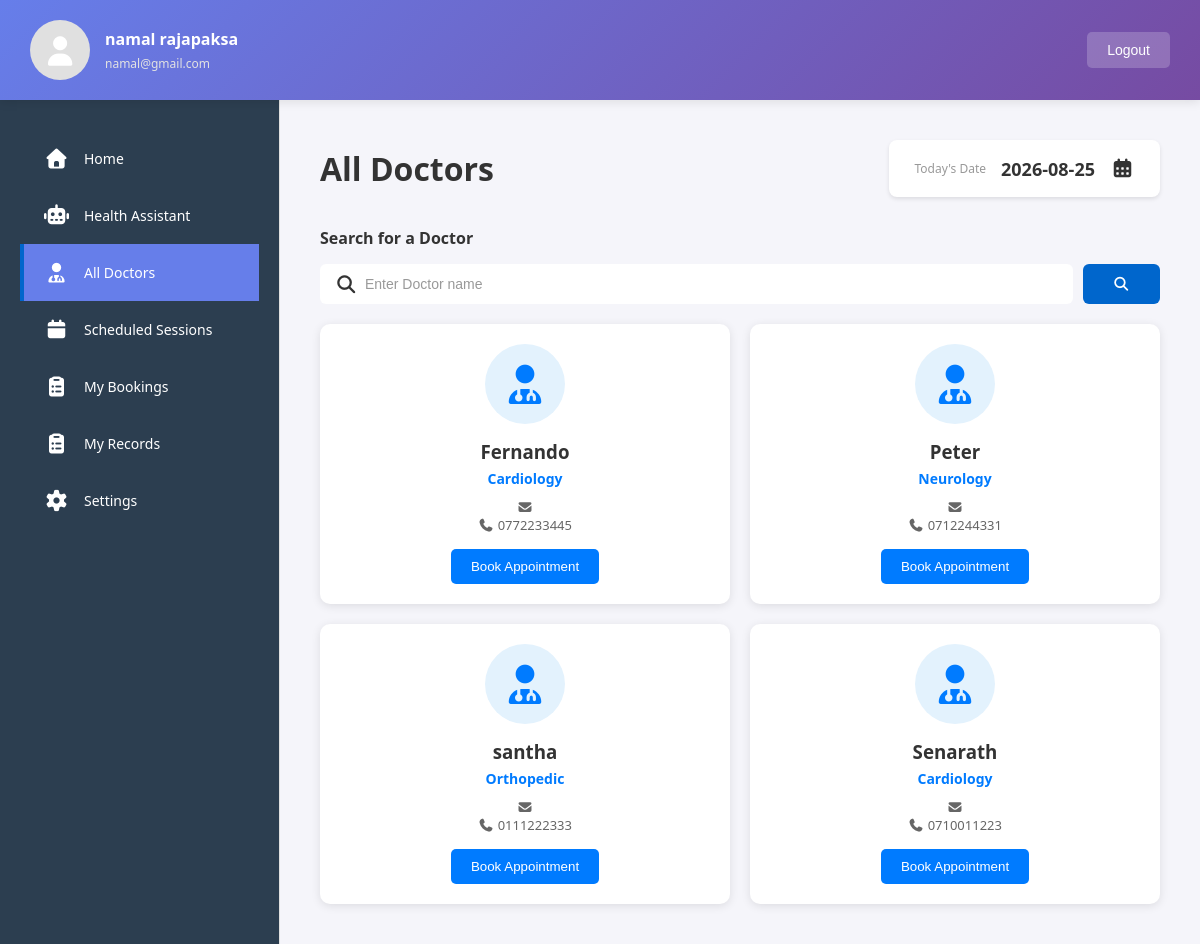
The app's page /patient/allDoctors.php (signed in), older data.
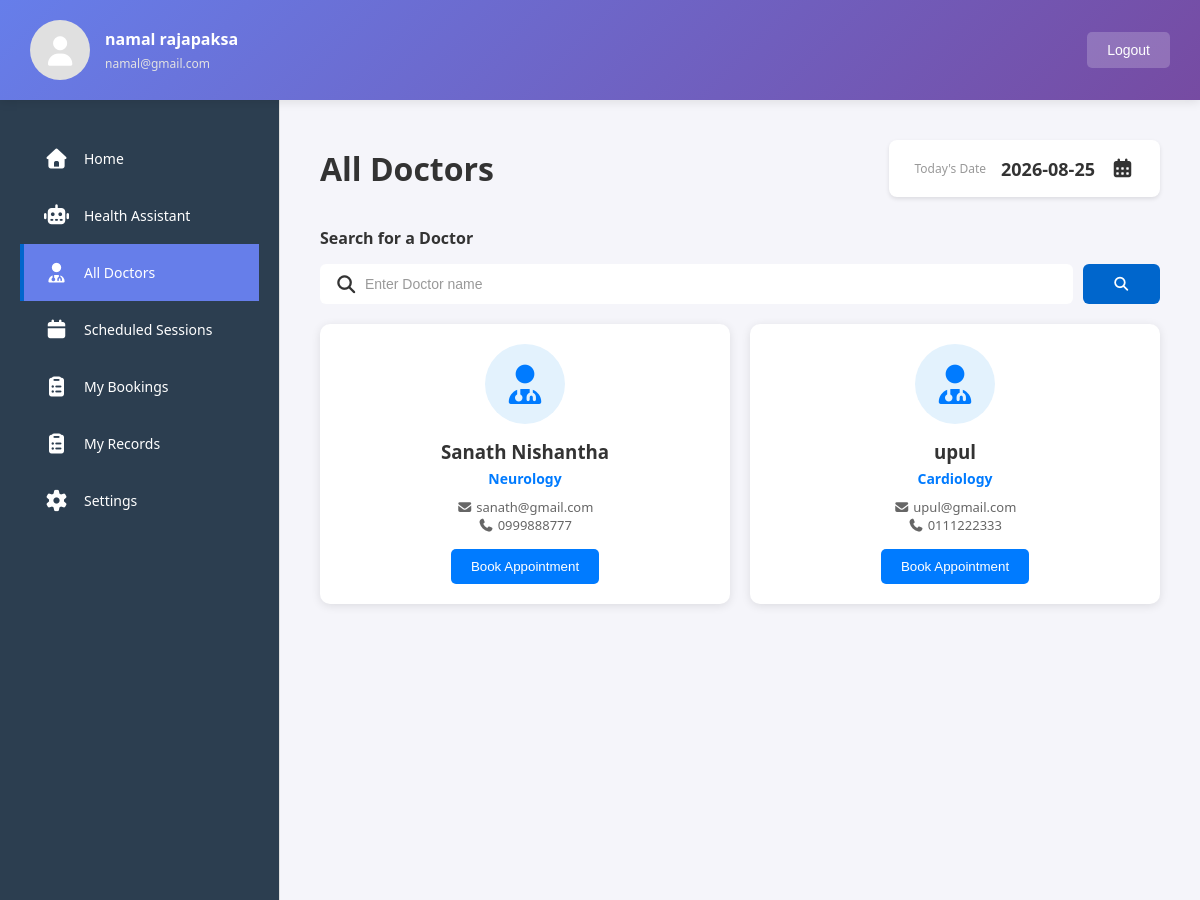
The same page, newer data.
### tables this page shows
CREATE TABLE IF NOT EXISTS `doctors` (
  `doctor_id` int NOT NULL AUTO_INCREMENT,
  `doctor_name` varchar(100) NOT NULL,
  `phone` varchar(20) DEFAULT NULL,
  `department_id` int DEFAULT NULL,
  `status` enum('ACTIVE','INACTIVE') DEFAULT 'ACTIVE',
  `created_at` timestamp NOT NULL DEFAULT CURRENT_TIMESTAMP,
  `user_id` int NOT NULL,
  PRIMARY KEY (`doctor_id`),
  KEY `department_id` (`department_id`),
  KEY `fk_doctors_user` (`user_id`)
);

CREATE TABLE IF NOT EXISTS `departments` (
  `department_id` int NOT NULL AUTO_INCREMENT,
  `department_name` varchar(100) NOT NULL,
  `description` text,
  `is_active` tinyint(1) DEFAULT '1',
  `created_at` timestamp NOT NULL DEFAULT CURRENT_TIMESTAMP,
  PRIMARY KEY (`department_id`)
);

CREATE TABLE IF NOT EXISTS `users` (
  `user_id` int NOT NULL AUTO_INCREMENT,
  `email` varchar(100) NOT NULL,
  `password` varchar(255) NOT NULL,
  `user_type` enum('admin','doctor','patient') DEFAULT 'patient',
  `is_active` tinyint(1) DEFAULT '1',
  `created_at` timestamp NOT NULL DEFAULT CURRENT_TIMESTAMP,
  PRIMARY KEY (`user_id`),
  UNIQUE KEY `email` (`email`)
);

### patient/allDoctors.php (the view, shortened to what this page needs)
<?php
require_once '../config/db_connection.php';
$patient_name = isset($_SESSION['user_name']) ? $_SESSION['user_name'] : (isset($_SESSION['patient_name']) ? $_SESSION['patient_name'] : 'Test Patient');
$patient_email = isset($_SESSION['user_email']) ? $_SESSION['user_email'] : 'patient@edoc.com';
$search_term = isset($_GET['search']) ? trim($_GET['search']) : '';
$sql = "SELECT d.*, dep.department_name, u.email
        FROM doctors d
        LEFT JOIN departments dep ON d.department_id = dep.department_id
        LEFT JOIN users u ON d.user_id = u.user_id
        WHERE d.status = 'ACTIVE'";
$sql .= " ORDER BY d.doctor_name ASC";
$stmt = $conn->prepare($sql);
$stmt->execute();
$result = $stmt->get_result();
$doctors = [];
if ($result && $result->num_rows > 0) {
    while ($row = $result->fetch_assoc()) {
        $doctors[] = $row;
    }
}
$current_date = date('Y-m-d');
?>
<!DOCTYPE html>
<html lang="en">
<head>
    <link rel="stylesheet" href="https://cdnjs.cloudflare.com/ajax/libs/font-awesome/7.0.1/css/all.min.css"/>
    <link rel="stylesheet" href="static/patient_dashboard.css">
    <link rel="stylesheet" href="static/allDoctors.css">
</head>
<body>
<div class="top-header" style="background-color: #007bff; color: white;">
    <div class="header-content">
        <div class="user-profile">
            <div class="user-avatar">
                <span class="avatar-icon"><i class="fas fa-user"></i></span>
            </div>
            <div class="user-info">
                <h3 class="user-name"><?php echo htmlspecialchars($patient_name); ?></h3>
                <p class="user-email"><?php echo htmlspecialchars($patient_email); ?></p>
            </div>
        </div>
        <form method="post" action="../auth/logout.php" onsubmit="return confirm('Are you sure you want to logout?');" class="logout-form">
            <button type="submit" class="logout-btn">Logout</button>
        </form>
    </div>
</div>
<div class="container">
    <div class="sidebar">
        <nav class="sidebar-menu">
            <ul>
                <li>
                    <a href="#home" class="menu-item">
                        <span class="menu-icon"><i class="fas fa-home"></i></span>
                        <span class="menu-text">Home</span>
                    </a>
                </li>
                <li>
                    <a href="#chatbot" class="menu-item">
                        <span class="menu-icon"><i class="fas fa-robot"></i></span>
                        <span class="menu-text">Health Assistant</span>
                    </a>
                </li>
                <li>
                    <a href="#doctors" class="menu-item active">
                        <span class="menu-icon"><i class="fas fa-user-md"></i></span>
                        <span class="menu-text">All Doctors</span>
                    </a>
                </li>
                <li>
                    <a href="#sessions" class="menu-item">
                        <span class="menu-icon"><i class="fas fa-calendar"></i></span>
                        <span class="menu-text">Scheduled Sessions</span>
                    </a>
                </li>
                <li>
                    <a href="#bookings" class="menu-item">
                        <span class="menu-icon"><i class="fas fa-clipboard-list"></i></span>
                        <span class="menu-text">My Bookings</span>
                    </a>
                </li>
                <li>
                        <a href="#records" class="menu-item">
                            <span class="menu-icon"><i class="fas fa-clipboard-list"></i></span>
                            <span class="menu-text">My Records</span>
                        </a>
                </li>
                <li>
                    <a href="#settings" class="menu-item">
                        <span class="menu-icon"><i class="fas fa-cog"></i></span>
                        <span class="menu-text">Settings</span>
                    </a>
                </li>
            </ul>
        </nav>
    </div>
    <div class="main-content">
        <div class="header">
            <h1>All Doctors</h1>
            <div class="today-date">
                <span class="date-label">Today's Date</span>
                <span class="date-value"><?php echo $current_date; ?></span>
                <span class="calendar-icon"><i class="fas fa-calendar-alt"></i></span>
            </div>
        </div>
        <div class="search-section">
            <h4>Search for a Doctor</h4>
            <form class="search-form" method="get" action="allDoctors.php">
                <div class="search-box">
                    <span class="search-icon"><i class="fas fa-search"></i></span>
                    <input type="text" placeholder="Enter Doctor name" name="search" class="search-input" id="doctor-search" value="<?php echo htmlspecialchars($search_term); ?>">
                </div>
                <button type="submit" class="search-btn"><i class="fas fa-search"></i></button>
            </form>
        </div>
        <div class="doctors-section">
            <?php if (count($doctors) > 0): ?>
                <div class="doctors-grid">
                    <?php foreach ($doctors as $doctor): ?>
                        <div class="doctor-card">
                            <div class="doctor-avatar">
                                <i class="fas fa-user-md"></i>
                            </div>
                            <div class="doctor-info">
                                <h3><?php echo htmlspecialchars($doctor['doctor_name']); ?></h3>
                                <p class="doctor-specialty"><?php echo htmlspecialchars($doctor['department_name'] ?? 'General Practitioner'); ?></p>
                                <div class="doctor-contact">
                                    <p><i class="fas fa-envelope"></i> <?php echo htmlspecialchars($doctor['email']); ?></p>
                                    <p><i class="fas fa-phone"></i> <?php echo htmlspecialchars($doctor['phone']); ?></p>
                                </div>
                                <button type="button" class="book-btn book-appointment-btn" data-doctor-id="<?php echo (int) $doctor['doctor_id']; ?>" data-doctor-name="<?php echo htmlspecialchars($doctor['doctor_name'], ENT_QUOTES, 'UTF-8'); ?>">Book Appointment</button>
                            </div>
                        </div>
                    <?php endforeach; ?>
                </div>
            <?php endif; ?>
        </div>
    </div>
</div>
</body>
</html>

### patient/static/patient_dashboard.css (style rules this page uses)
* { margin: 0; padding: 0; box-sizing: border-box; }
body { font-family: 'Segoe UI', Tahoma, Geneva, Verdana, sans-serif; background-color: #f5f5fa; color: #333; }
.top-header { background: linear-gradient(135deg, #667eea 0%, #764ba2 100%); color: white; padding: 20px 30px; box-shadow: 0 2px 10px rgba(0,0,0,0.1); position: sticky; top: 0; z-index: 100; }
.header-content { display: flex; justify-content: space-between; align-items: center; }
.container { display: flex; min-height: 100vh; }
.sidebar { position: static; width: 280px; background-color: #2c3e50; color: white; padding: 30px 20px; border-right: 1px solid #e0e0e0; display: flex; flex-direction: column; }
.user-profile { display: flex; align-items: center; gap: 15px; }
.user-avatar { width: 60px; height: 60px; border-radius: 50%; background-color: #e0e0e0; display: flex; align-items: center; justify-content: center; font-size: 30px; }
.user-info { flex: 1; }
.user-name { font-size: 16px; font-weight: 600; color: white; margin-bottom: 5px; }
.user-email { font-size: 12px; color: #e2e2e2; }
.logout-btn { background-color: rgba(255,255,255,0.2); color: white; border: none; padding: 10px 20px; border-radius: 5px; cursor: pointer; font-size: 14px; display: flex; align-items: center; justify-content: center; }
.logout-form { margin: 0; }
.logout-form .logout-btn { width: 100%; }
.sidebar-menu ul { list-style: none; }
.sidebar-menu li { margin-bottom: 0; }
.menu-item { display: flex; align-items: center; gap: 15px; padding: 15px 20px; color: white; text-decoration: none; border-left: 4px solid transparent; transition: all 0.3s ease; font-size: 14px; font-weight: 500; }
.menu-item.active { background-color: #667eea; color: white; border-left-color: #0066cc; }
.menu-icon { font-size: 20px; }
.menu-text { flex: 1; }
.main-content { flex: 1; padding: 40px; overflow-y: auto; }
.header { display: flex; justify-content: space-between; align-items: center; margin-bottom: 30px; }
.header h1 { font-size: 32px; color: #333; font-weight: 600; }
.today-date { display: flex; align-items: center; gap: 15px; background-color: white; padding: 15px 25px; border-radius: 8px; box-shadow: 0 2px 4px rgba(0, 0, 0, 0.1); }
.date-label { font-size: 12px; color: #999; font-weight: 500; }
.date-value { font-size: 18px; color: #333; font-weight: 600; }
.calendar-icon { font-size: 20px; }
.search-section { margin-top: 20px; }
.search-section h4 { font-size: 16px; color: #333; margin-bottom: 15px; font-weight: 600; }
.search-form { display: flex; gap: 10px; }
.search-box { flex: 1; position: relative; display: flex; align-items: center; background-color: white; border-radius: 6px; overflow: hidden; }
.search-icon { position: absolute; left: 15px; font-size: 18px; }
.search-box input { flex: 1; border: none; padding: 12px 15px 12px 45px; font-size: 14px; outline: none; }
.search-box input::placeholder { color: #999; }
.search-btn { background-color: #0066cc; color: white; border: none; padding: 12px 30px; border-radius: 6px; font-size: 14px; font-weight: 600; cursor: pointer; transition: background-color 0.3s ease; }

### patient/static/allDoctors.css (style rules this page uses)
.doctors-grid { display: grid; grid-template-columns: repeat(auto-fill, minmax(300px, 1fr)); gap: 20px; margin-top: 20px; }
.doctor-card { background: white; border-radius: 10px; padding: 20px; box-shadow: 0 2px 10px rgba(0,0,0,0.1); display: flex; flex-direction: column; align-items: center; text-align: center; transition: transform 0.3s ease; }
.doctor-avatar { width: 80px; height: 80px; background: #e3f2fd; color: #007bff; border-radius: 50%; display: flex; align-items: center; justify-content: center; font-size: 40px; margin-bottom: 15px; }
.doctor-info h3 { margin: 0 0 5px 0; color: #333; }
.doctor-specialty { color: #007bff; font-weight: 600; margin-bottom: 10px; font-size: 14px; }
.doctor-contact { font-size: 13px; color: #666; margin-bottom: 15px; }
.book-btn { background: #007bff; color: white; border: none; padding: 10px 20px; border-radius: 5px; cursor: pointer; text-decoration: none; font-weight: 500; transition: background 0.3s ease; }

Row changes from the older to the newer data that the page shows:
removed doctors: doctor_name "Fernando", department.department_name "Cardiology", phone "0772233445"
removed doctors: doctor_name "Peter", department.department_name "Neurology", phone "0712244331"
removed doctors: doctor_name "santha", department.department_name "Orthopedic", phone "0111222333"
removed doctors: doctor_name "Senarath", department.department_name "Cardiology", phone "0710011223"
added doctors: doctor_name "Sanath Nishantha", department.department_name "Neurology", user.email "sanath@gmail.com", phone "0999888777"
added doctors: doctor_name "upul", department.department_name "Cardiology", user.email "upul@gmail.com", phone "0111222333"
